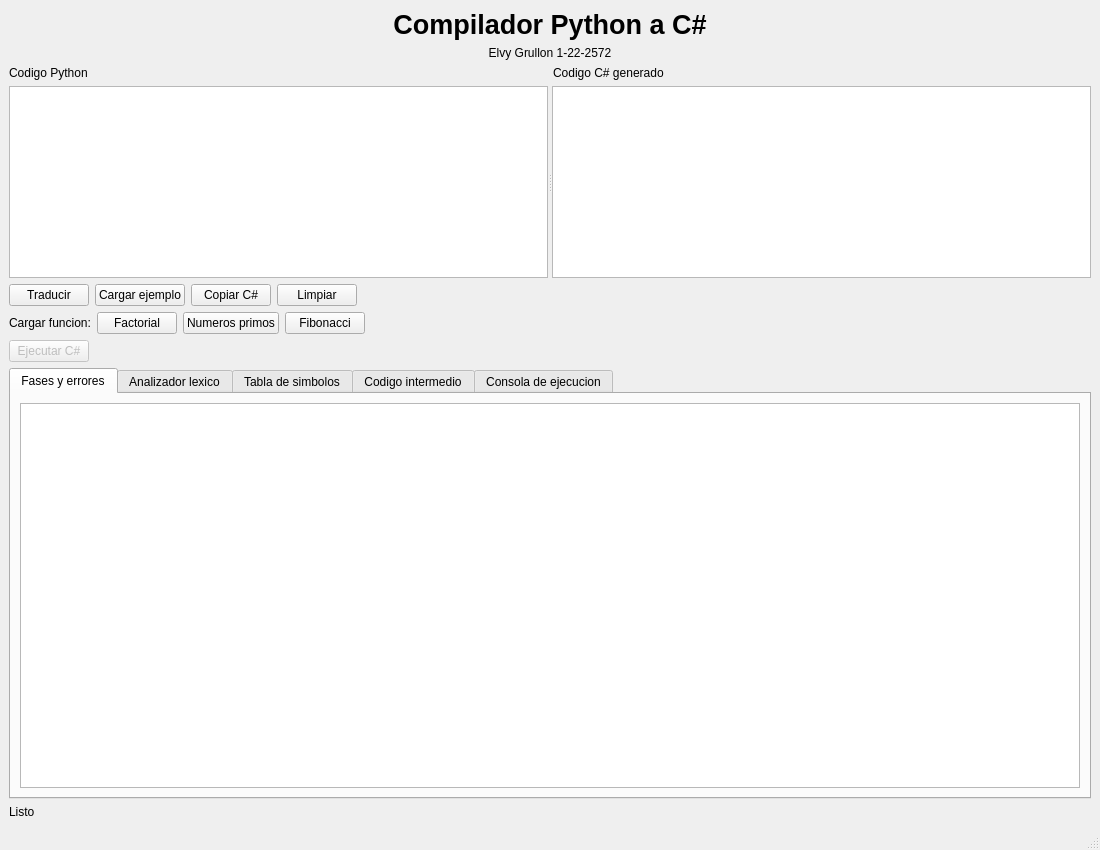
<?xml version="1.0" encoding="UTF-8"?>
<ui version="4.0"><class>MainWindow</class><widget class="QMainWindow" name="MainWindow">
<property name="geometry"><rect><x>0</x><y>0</y><width>1100</width><height>850</height></rect></property>
<property name="windowTitle"><string>Compilador Python a C#</string></property>
<widget class="QWidget" name="centralwidget"><layout class="QVBoxLayout" name="verticalLayout">
<item><widget class="QLabel" name="titleLabel"><property name="font"><font><pointsize>20</pointsize><bold>true</bold></font></property><property name="text"><string>Compilador Python a C#</string></property><property name="alignment"><set>Qt::AlignCenter</set></property></widget></item>
<item><widget class="QLabel" name="authorLabel"><property name="text"><string>Elvy Grullon 1-22-2572</string></property><property name="alignment"><set>Qt::AlignCenter</set></property></widget></item>
<item><layout class="QHBoxLayout" name="labelsLayout"><item><widget class="QLabel" name="pythonLabel"><property name="text"><string>Codigo Python</string></property></widget></item><item><widget class="QLabel" name="csharpLabel"><property name="text"><string>Codigo C# generado</string></property></widget></item></layout></item>
<item><widget class="QSplitter" name="splitter"><property name="orientation"><enum>Qt::Horizontal</enum></property><widget class="QPlainTextEdit" name="pythonEditor"/><widget class="QPlainTextEdit" name="csharpEditor"><property name="readOnly"><bool>true</bool></property></widget></widget></item>
<item><layout class="QHBoxLayout" name="buttonsLayout"><item><widget class="QPushButton" name="translateButton"><property name="text"><string>Traducir</string></property></widget></item><item><widget class="QPushButton" name="exampleButton"><property name="text"><string>Cargar ejemplo</string></property></widget></item><item><widget class="QPushButton" name="copyButton"><property name="text"><string>Copiar C#</string></property></widget></item><item><widget class="QPushButton" name="clearButton"><property name="text"><string>Limpiar</string></property></widget></item><item><spacer name="spacer"><property name="orientation"><enum>Qt::Horizontal</enum></property><property name="sizeHint" stdset="0"><size><width>40</width><height>20</height></size></property></spacer></item></layout></item>
<item><layout class="QHBoxLayout" name="algorithmButtonsLayout"><item><widget class="QLabel" name="algorithmLabel"><property name="text"><string>Cargar funcion:</string></property></widget></item><item><widget class="QPushButton" name="factorialButton"><property name="text"><string>Factorial</string></property></widget></item><item><widget class="QPushButton" name="primeButton"><property name="text"><string>Numeros primos</string></property></widget></item><item><widget class="QPushButton" name="fibonacciButton"><property name="text"><string>Fibonacci</string></property></widget></item><item><spacer name="algorithmSpacer"><property name="orientation"><enum>Qt::Horizontal</enum></property><property name="sizeHint" stdset="0"><size><width>40</width><height>20</height></size></property></spacer></item></layout></item>
<item><layout class="QHBoxLayout" name="runLayout"><item><widget class="QPushButton" name="executeButton"><property name="enabled"><bool>false</bool></property><property name="text"><string>Ejecutar C#</string></property></widget></item><item><spacer name="runSpacer"><property name="orientation"><enum>Qt::Horizontal</enum></property><property name="sizeHint" stdset="0"><size><width>40</width><height>20</height></size></property></spacer></item></layout></item>
<item><widget class="QTabWidget" name="outputTabs"><widget class="QWidget" name="phasesTab"><attribute name="title"><string>Fases y errores</string></attribute><layout class="QVBoxLayout" name="phasesLayout"><item><widget class="QPlainTextEdit" name="phaseOutput"><property name="readOnly"><bool>true</bool></property></widget></item></layout></widget><widget class="QWidget" name="tokensTab"><attribute name="title"><string>Analizador lexico</string></attribute><layout class="QVBoxLayout" name="tokensLayout"><item><widget class="QTableWidget" name="tokenTable"><column><property name="text"><string>Lexema</string></property></column><column><property name="text"><string>Token</string></property></column><column><property name="text"><string>Linea</string></property></column></widget></item></layout></widget><widget class="QWidget" name="symbolsTab"><attribute name="title"><string>Tabla de simbolos</string></attribute><layout class="QVBoxLayout" name="symbolsLayout"><item><widget class="QTableWidget" name="symbolTable"><column><property name="text"><string>Nombre</string></property></column><column><property name="text"><string>Tipo</string></property></column><column><property name="text"><string>Categoria</string></property></column><column><property name="text"><string>Ambito</string></property></column><column><property name="text"><string>Linea</string></property></column></widget></item></layout></widget><widget class="QWidget" name="intermediateTab"><attribute name="title"><string>Codigo intermedio</string></attribute><layout class="QVBoxLayout" name="intermediateLayout"><item><widget class="QPlainTextEdit" name="intermediateOutput"><property name="readOnly"><bool>true</bool></property></widget></item></layout></widget><widget class="QWidget" name="consoleTab"><attribute name="title"><string>Consola de ejecucion</string></attribute><layout class="QVBoxLayout" name="consoleLayout"><item><widget class="QPlainTextEdit" name="consoleOutput"><property name="readOnly"><bool>true</bool></property></widget></item></layout></widget></widget></item>
<item><widget class="QLabel" name="statusLabel"><property name="text"><string>Listo</string></property></widget></item>
</layout></widget><widget class="QMenuBar" name="menubar"/><widget class="QStatusBar" name="statusbar"/></widget><resources/><connections/></ui>
